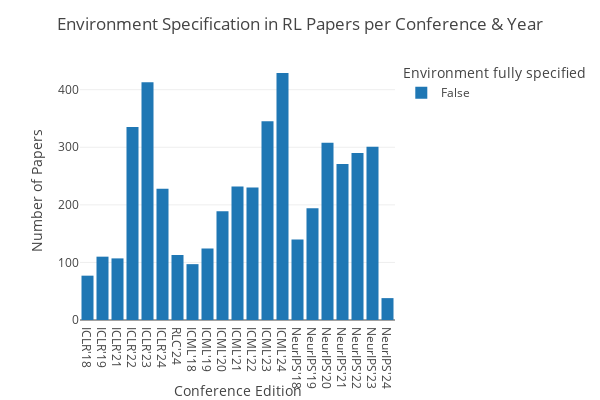

Notebook code for this chart:
### Code cell
# Env spec
fig = px.histogram(data, x='conf_id', color='Environment fully specified', **figure_kwargs).update_layout(title="Environment Specification in RL Papers per Conference & Year", xaxis_title="Conference Edition", **y_axis)
fig.write_image("plots/automated_analysis_env_by_conf_id.png", scale=3)
fig.show()
fig = px.histogram(data, x='Conference', color='Environment fully specified', **figure_kwargs).update_layout(title="Environment Specification in RL Papers per Conference", xaxis_title="Conference", **y_axis)
fig.write_image("plots/automated_analysis_env_by_conf.png", scale=3)
fig.show()
fig = px.histogram(data, x='year', color='Environment fully specified', **figure_kwargs).update_layout(title="Environment Specification in RL Papers per Year", xaxis_title="Year", **y_axis)
fig.write_image("plots/automated_analysis_env_by_year.png", scale=3)
fig.show()

### Figure 1 — Plotly figure (JSON) as saved in the notebook; plotly's stock layout.template omitted (floating-point values rounded to 4 significant figures; data arrays with more than 128 entries replaced by an {"elided": "..."} marker saying what was removed)
{"data": [{"alignmentgroup": "True", "bingroup": "x", "hovertemplate": "Environment fully specified=False<br>conf_id=%{x}<br>count=%{y}<extra></extra>", "legendgroup": "False", "marker": {"color": "#1F77B4", "pattern": {"shape": ""}}, "name": "False", "offsetgroup": "False", "orientation": "v", "showlegend": true, "type": "histogram", "x": {"elided": "4571 str values"}, "xaxis": "x", "yaxis": "y"}], "layout": {"barmode": "relative", "height": 400, "legend": {"title": {"text": "Environment fully specified"}, "tracegroupgap": 0}, "margin": {"t": 60}, "title": {"text": "Environment Specification in RL Papers per Conference & Year"}, "width": 600, "xaxis": {"anchor": "y", "domain": [0, 1], "title": {"text": "Conference Edition"}}, "yaxis": {"anchor": "x", "domain": [0, 1], "title": {"text": "Number of Papers"}}}}
